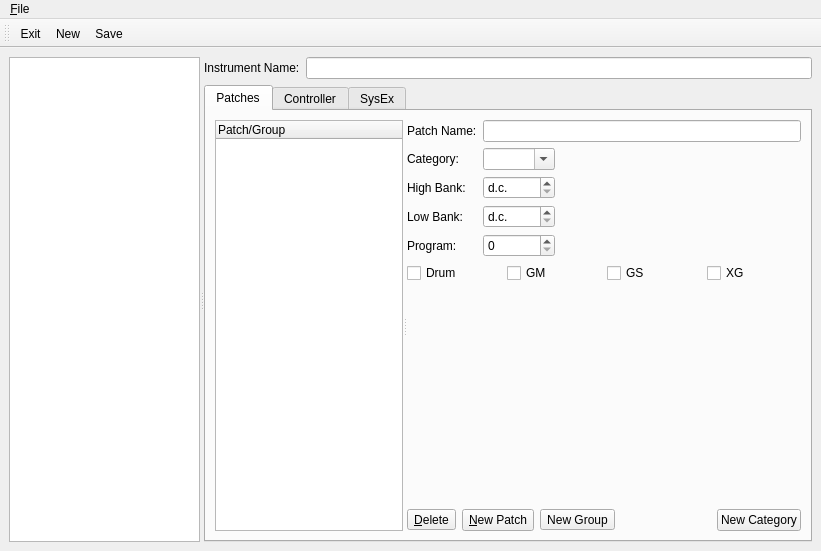
<ui version="4.0" >
 <class>EditInstrumentBase</class>
 <widget class="QMainWindow" name="EditInstrumentBase" >
  <property name="geometry" >
   <rect>
    <x>0</x>
    <y>0</y>
    <width>821</width>
    <height>551</height>
   </rect>
  </property>
  <property name="windowTitle" >
   <string>MusE: Instrument Editor</string>
  </property>
  <widget class="QWidget" name="widget" >
   <layout class="QVBoxLayout" >
    <property name="margin" >
     <number>9</number>
    </property>
    <property name="spacing" >
     <number>6</number>
    </property>
    <item>
     <widget class="QSplitter" name="splitter_3" >
      <property name="orientation" >
       <enum>Qt::Horizontal</enum>
      </property>
      <widget class="QListWidget" name="instrumentList" >
       <property name="sizePolicy" >
        <sizepolicy>
         <hsizetype>5</hsizetype>
         <vsizetype>7</vsizetype>
         <horstretch>0</horstretch>
         <verstretch>0</verstretch>
        </sizepolicy>
       </property>
       <property name="resizeMode" >
        <enum>QListView::Adjust</enum>
       </property>
       <property name="layoutMode" >
        <enum>QListView::Batched</enum>
       </property>
      </widget>
      <widget class="QWidget" name="layoutWidget" >
       <layout class="QVBoxLayout" >
        <property name="margin" >
         <number>0</number>
        </property>
        <property name="spacing" >
         <number>6</number>
        </property>
        <item>
         <layout class="QHBoxLayout" >
          <property name="margin" >
           <number>0</number>
          </property>
          <property name="spacing" >
           <number>6</number>
          </property>
          <item>
           <widget class="QLabel" name="label" >
            <property name="text" >
             <string>Instrument Name:</string>
            </property>
           </widget>
          </item>
          <item>
           <widget class="QLineEdit" name="instrumentName" />
          </item>
         </layout>
        </item>
        <item>
         <widget class="QTabWidget" name="tabWidget3" >
          <property name="currentIndex" >
           <number>0</number>
          </property>
          <widget class="QWidget" name="tab" >
           <attribute name="title" >
            <string>Patches</string>
           </attribute>
           <layout class="QVBoxLayout" >
            <property name="margin" >
             <number>9</number>
            </property>
            <property name="spacing" >
             <number>6</number>
            </property>
            <item>
             <widget class="QSplitter" name="splitter" >
              <property name="orientation" >
               <enum>Qt::Horizontal</enum>
              </property>
              <widget class="QTreeWidget" name="patchView" >
               <property name="sizePolicy" >
                <sizepolicy>
                 <hsizetype>5</hsizetype>
                 <vsizetype>7</vsizetype>
                 <horstretch>0</horstretch>
                 <verstretch>0</verstretch>
                </sizepolicy>
               </property>
               <property name="rootIsDecorated" >
                <bool>true</bool>
               </property>
               <column>
                <property name="text" >
                 <string>Patch/Group</string>
                </property>
               </column>
              </widget>
              <widget class="QWidget" name="layoutWidget" >
               <layout class="QGridLayout" >
                <property name="margin" >
                 <number>0</number>
                </property>
                <property name="spacing" >
                 <number>6</number>
                </property>
                <item row="0" column="1" colspan="2" >
                 <widget class="QLineEdit" name="patchNameEdit" />
                </item>
                <item row="0" column="0" >
                 <widget class="QLabel" name="textLabelPatchName" >
                  <property name="text" >
                   <string>Patch Name:</string>
                  </property>
                 </widget>
                </item>
                <item row="4" column="0" >
                 <widget class="QLabel" name="textLabel4_3" >
                  <property name="text" >
                   <string>Program:</string>
                  </property>
                 </widget>
                </item>
                <item row="7" column="0" colspan="3" >
                 <layout class="QHBoxLayout" >
                  <property name="margin" >
                   <number>0</number>
                  </property>
                  <property name="spacing" >
                   <number>6</number>
                  </property>
                  <item>
                   <widget class="QToolButton" name="deletePatch" >
                    <property name="sizePolicy" >
                     <sizepolicy>
                      <hsizetype>5</hsizetype>
                      <vsizetype>0</vsizetype>
                      <horstretch>0</horstretch>
                      <verstretch>0</verstretch>
                     </sizepolicy>
                    </property>
                    <property name="text" >
                     <string>&amp;Delete</string>
                    </property>
                    <property name="shortcut" >
                     <string>Alt+D</string>
                    </property>
                   </widget>
                  </item>
                  <item>
                   <widget class="QToolButton" name="newPatch" >
                    <property name="sizePolicy" >
                     <sizepolicy>
                      <hsizetype>5</hsizetype>
                      <vsizetype>1</vsizetype>
                      <horstretch>0</horstretch>
                      <verstretch>0</verstretch>
                     </sizepolicy>
                    </property>
                    <property name="text" >
                     <string>&amp;New Patch</string>
                    </property>
                    <property name="shortcut" >
                     <string>Alt+N</string>
                    </property>
                   </widget>
                  </item>
                  <item>
                   <widget class="QToolButton" name="newGroup" >
                    <property name="text" >
                     <string>New Group</string>
                    </property>
                   </widget>
                  </item>
                  <item>
                   <spacer>
                    <property name="orientation" >
                     <enum>Qt::Horizontal</enum>
                    </property>
                    <property name="sizeType" >
                     <enum>QSizePolicy::Expanding</enum>
                    </property>
                    <property name="sizeHint" >
                     <size>
                      <width>240</width>
                      <height>20</height>
                     </size>
                    </property>
                   </spacer>
                  </item>
                  <item>
                   <widget class="QPushButton" name="newCategory" >
                    <property name="text" >
                     <string>New Category</string>
                    </property>
                   </widget>
                  </item>
                 </layout>
                </item>
                <item row="3" column="2" >
                 <spacer>
                  <property name="orientation" >
                   <enum>Qt::Horizontal</enum>
                  </property>
                  <property name="sizeType" >
                   <enum>QSizePolicy::Expanding</enum>
                  </property>
                  <property name="sizeHint" >
                   <size>
                    <width>280</width>
                    <height>20</height>
                   </size>
                  </property>
                 </spacer>
                </item>
                <item row="4" column="2" >
                 <spacer>
                  <property name="orientation" >
                   <enum>Qt::Horizontal</enum>
                  </property>
                  <property name="sizeType" >
                   <enum>QSizePolicy::Expanding</enum>
                  </property>
                  <property name="sizeHint" >
                   <size>
                    <width>280</width>
                    <height>20</height>
                   </size>
                  </property>
                 </spacer>
                </item>
                <item row="2" column="2" >
                 <spacer>
                  <property name="orientation" >
                   <enum>Qt::Horizontal</enum>
                  </property>
                  <property name="sizeType" >
                   <enum>QSizePolicy::Expanding</enum>
                  </property>
                  <property name="sizeHint" >
                   <size>
                    <width>280</width>
                    <height>20</height>
                   </size>
                  </property>
                 </spacer>
                </item>
                <item row="3" column="1" >
                 <widget class="QSpinBox" name="spinBoxLBank" >
                  <property name="specialValueText" >
                   <string>d.c.</string>
                  </property>
                  <property name="maximum" >
                   <number>127</number>
                  </property>
                  <property name="minimum" >
                   <number>-1</number>
                  </property>
                  <property name="value" >
                   <number>-1</number>
                  </property>
                 </widget>
                </item>
                <item row="2" column="0" >
                 <widget class="QLabel" name="textLabel2_2" >
                  <property name="text" >
                   <string>High Bank:</string>
                  </property>
                 </widget>
                </item>
                <item row="3" column="0" >
                 <widget class="QLabel" name="textLabel3_2" >
                  <property name="text" >
                   <string>Low Bank:</string>
                  </property>
                 </widget>
                </item>
                <item row="6" column="2" >
                 <spacer>
                  <property name="orientation" >
                   <enum>Qt::Vertical</enum>
                  </property>
                  <property name="sizeType" >
                   <enum>QSizePolicy::Expanding</enum>
                  </property>
                  <property name="sizeHint" >
                   <size>
                    <width>20</width>
                    <height>90</height>
                   </size>
                  </property>
                 </spacer>
                </item>
                <item row="2" column="1" >
                 <widget class="QSpinBox" name="spinBoxHBank" >
                  <property name="specialValueText" >
                   <string>d.c.</string>
                  </property>
                  <property name="maximum" >
                   <number>127</number>
                  </property>
                  <property name="minimum" >
                   <number>-1</number>
                  </property>
                  <property name="value" >
                   <number>-1</number>
                  </property>
                 </widget>
                </item>
                <item row="4" column="1" >
                 <widget class="QSpinBox" name="spinBoxProgram" />
                </item>
                <item row="5" column="0" colspan="3" >
                 <layout class="QHBoxLayout" >
                  <property name="margin" >
                   <number>0</number>
                  </property>
                  <property name="spacing" >
                   <number>6</number>
                  </property>
                  <item>
                   <widget class="QCheckBox" name="checkBoxDrum" >
                    <property name="text" >
                     <string>Drum</string>
                    </property>
                   </widget>
                  </item>
                  <item>
                   <widget class="QCheckBox" name="checkBoxGM" >
                    <property name="text" >
                     <string>GM</string>
                    </property>
                   </widget>
                  </item>
                  <item>
                   <widget class="QCheckBox" name="checkBoxGS" >
                    <property name="text" >
                     <string>GS</string>
                    </property>
                   </widget>
                  </item>
                  <item>
                   <widget class="QCheckBox" name="checkBoxXG" >
                    <property name="text" >
                     <string>XG</string>
                    </property>
                   </widget>
                  </item>
                 </layout>
                </item>
                <item row="1" column="1" >
                 <widget class="QComboBox" name="category" >
                  <property name="editable" >
                   <bool>true</bool>
                  </property>
                 </widget>
                </item>
                <item row="1" column="0" >
                 <widget class="QLabel" name="label_6" >
                  <property name="text" >
                   <string>Category:</string>
                  </property>
                 </widget>
                </item>
               </layout>
              </widget>
             </widget>
            </item>
           </layout>
          </widget>
          <widget class="QWidget" name="tab" >
           <attribute name="title" >
            <string>Controller</string>
           </attribute>
           <layout class="QVBoxLayout" >
            <property name="margin" >
             <number>9</number>
            </property>
            <property name="spacing" >
             <number>6</number>
            </property>
            <item>
             <widget class="QSplitter" name="splitter_2" >
              <property name="orientation" >
               <enum>Qt::Horizontal</enum>
              </property>
              <widget class="QWidget" name="layoutWidget" >
               <layout class="QVBoxLayout" >
                <property name="margin" >
                 <number>0</number>
                </property>
                <property name="spacing" >
                 <number>6</number>
                </property>
                <item>
                 <widget class="QLabel" name="textLabel1" >
                  <property name="sizePolicy" >
                   <sizepolicy>
                    <hsizetype>5</hsizetype>
                    <vsizetype>0</vsizetype>
                    <horstretch>0</horstretch>
                    <verstretch>0</verstretch>
                   </sizepolicy>
                  </property>
                  <property name="text" >
                   <string>Controller List:</string>
                  </property>
                 </widget>
                </item>
                <item>
                 <widget class="QListWidget" name="listController" >
                  <property name="whatsThis" >
                   <string>This is a list of commonly used midi controllers.
Note that in MusE pitch and program changes are
handled like normal controllers.</string>
                  </property>
                 </widget>
                </item>
               </layout>
              </widget>
              <widget class="QWidget" name="layoutWidget" >
               <layout class="QVBoxLayout" >
                <property name="margin" >
                 <number>0</number>
                </property>
                <property name="spacing" >
                 <number>6</number>
                </property>
                <item>
                 <widget class="QGroupBox" name="GroupBox1" >
                  <property name="sizePolicy" >
                   <sizepolicy>
                    <hsizetype>1</hsizetype>
                    <vsizetype>5</vsizetype>
                    <horstretch>0</horstretch>
                    <verstretch>0</verstretch>
                   </sizepolicy>
                  </property>
                  <property name="title" >
                   <string>Properties</string>
                  </property>
                  <layout class="QGridLayout" >
                   <property name="margin" >
                    <number>9</number>
                   </property>
                   <property name="spacing" >
                    <number>6</number>
                   </property>
                   <item row="0" column="0" >
                    <widget class="QLabel" name="TextLabel1_3" >
                     <property name="text" >
                      <string>Name</string>
                     </property>
                    </widget>
                   </item>
                   <item row="0" column="2" >
                    <widget class="QLineEdit" name="ctrlName" />
                   </item>
                   <item row="1" column="0" colspan="2" >
                    <widget class="QLabel" name="label_2" >
                     <property name="text" >
                      <string>Comment</string>
                     </property>
                    </widget>
                   </item>
                   <item row="1" column="2" >
                    <widget class="QTextEdit" name="ctrlComment" />
                   </item>
                   <item row="2" column="0" >
                    <widget class="QLabel" name="TextLabel2_4" >
                     <property name="text" >
                      <string>Type</string>
                     </property>
                    </widget>
                   </item>
                   <item row="2" column="1" colspan="2" >
                    <layout class="QHBoxLayout" >
                     <property name="margin" >
                      <number>2</number>
                     </property>
                     <property name="spacing" >
                      <number>6</number>
                     </property>
                     <item>
                      <widget class="QComboBox" name="ctrlType" >
                       <item>
                        <property name="text" >
                         <string>Controller-7Bit</string>
                        </property>
                       </item>
                       <item>
                        <property name="text" >
                         <string>Controller-14Bit</string>
                        </property>
                       </item>
                       <item>
                        <property name="text" >
                         <string>RPN-7Bit</string>
                        </property>
                       </item>
                       <item>
                        <property name="text" >
                         <string>NRPN-7Bit</string>
                        </property>
                       </item>
                       <item>
                        <property name="text" >
                         <string>RPN-14Bit</string>
                        </property>
                       </item>
                       <item>
                        <property name="text" >
                         <string>NRPN-14Bit</string>
                        </property>
                       </item>
                       <item>
                        <property name="text" >
                         <string>Pitch</string>
                        </property>
                       </item>
                       <item>
                        <property name="text" >
                         <string>Program</string>
                        </property>
                       </item>
                      </widget>
                     </item>
                     <item>
                      <widget class="QLabel" name="TextLabel3_2" >
                       <property name="text" >
                        <string>H-Ctrl</string>
                       </property>
                       <property name="indent" >
                        <number>10</number>
                       </property>
                      </widget>
                     </item>
                     <item>
                      <widget class="QSpinBox" name="spinBoxHCtrlNo" >
                       <property name="toolTip" >
                        <string>Midi Controller Number High Byte</string>
                       </property>
                       <property name="maximum" >
                        <number>127</number>
                       </property>
                       <property name="minimum" >
                        <number>0</number>
                       </property>
                       <property name="value" >
                        <number>1</number>
                       </property>
                      </widget>
                     </item>
                     <item>
                      <widget class="QLabel" name="TextLabel2_3_2" >
                       <property name="text" >
                        <string>L-Ctrl</string>
                       </property>
                       <property name="indent" >
                        <number>10</number>
                       </property>
                      </widget>
                     </item>
                     <item>
                      <widget class="QSpinBox" name="spinBoxLCtrlNo" >
                       <property name="toolTip" >
                        <string>Midi Controller Number Low Byte</string>
                       </property>
                       <property name="maximum" >
                        <number>127</number>
                       </property>
                       <property name="minimum" >
                        <number>0</number>
                       </property>
                       <property name="value" >
                        <number>1</number>
                       </property>
                      </widget>
                     </item>
                    </layout>
                   </item>
                   <item row="3" column="0" >
                    <widget class="QLabel" name="textLabel4_2" >
                     <property name="text" >
                      <string>Range</string>
                     </property>
                    </widget>
                   </item>
                   <item row="3" column="1" colspan="2" >
                    <layout class="QHBoxLayout" >
                     <property name="margin" >
                      <number>0</number>
                     </property>
                     <property name="spacing" >
                      <number>6</number>
                     </property>
                     <item>
                      <widget class="QLabel" name="TextLabel1_2_2" >
                       <property name="text" >
                        <string>Min</string>
                       </property>
                       <property name="indent" >
                        <number>10</number>
                       </property>
                      </widget>
                     </item>
                     <item>
                      <widget class="QSpinBox" name="spinBoxMin" >
                       <property name="maximum" >
                        <number>16384</number>
                       </property>
                       <property name="minimum" >
                        <number>-16385</number>
                       </property>
                      </widget>
                     </item>
                     <item>
                      <widget class="QLabel" name="TextLabel2_2_2" >
                       <property name="text" >
                        <string>Max</string>
                       </property>
                       <property name="indent" >
                        <number>10</number>
                       </property>
                      </widget>
                     </item>
                     <item>
                      <widget class="QSpinBox" name="spinBoxMax" >
                       <property name="maximum" >
                        <number>8388607</number>
                       </property>
                       <property name="minimum" >
                        <number>-16385</number>
                       </property>
                       <property name="value" >
                        <number>127</number>
                       </property>
                      </widget>
                     </item>
                     <item>
                      <widget class="QLabel" name="textLabel1_3" >
                       <property name="text" >
                        <string>Default</string>
                       </property>
                      </widget>
                     </item>
                     <item>
                      <widget class="QSpinBox" name="spinBoxDefault" >
                       <property name="specialValueText" >
                        <string>??</string>
                       </property>
                       <property name="minimum" >
                        <number>-1</number>
                       </property>
                      </widget>
                     </item>
                    </layout>
                   </item>
                   <item row="4" column="0" colspan="3" >
                    <widget class="QCheckBox" name="moveWithPart" >
                     <property name="text" >
                      <string>Move Controller Values with Part</string>
                     </property>
                    </widget>
                   </item>
                  </layout>
                 </widget>
                </item>
                <item>
                 <layout class="QHBoxLayout" >
                  <property name="margin" >
                   <number>0</number>
                  </property>
                  <property name="spacing" >
                   <number>6</number>
                  </property>
                  <item>
                   <widget class="QPushButton" name="deleteController" >
                    <property name="text" >
                     <string>Delete</string>
                    </property>
                   </widget>
                  </item>
                  <item>
                   <widget class="QPushButton" name="newController" >
                    <property name="text" >
                     <string>New Controller</string>
                    </property>
                   </widget>
                  </item>
                  <item>
                   <spacer>
                    <property name="orientation" >
                     <enum>Qt::Horizontal</enum>
                    </property>
                    <property name="sizeHint" >
                     <size>
                      <width>40</width>
                      <height>20</height>
                     </size>
                    </property>
                   </spacer>
                  </item>
                 </layout>
                </item>
               </layout>
              </widget>
             </widget>
            </item>
           </layout>
          </widget>
          <widget class="QWidget" name="TabPage" >
           <attribute name="title" >
            <string>SysEx</string>
           </attribute>
           <layout class="QVBoxLayout" >
            <property name="margin" >
             <number>9</number>
            </property>
            <property name="spacing" >
             <number>6</number>
            </property>
            <item>
             <widget class="QSplitter" name="splitter_4" >
              <property name="orientation" >
               <enum>Qt::Horizontal</enum>
              </property>
              <widget class="QWidget" name="layoutWidget" >
               <layout class="QVBoxLayout" >
                <property name="margin" >
                 <number>0</number>
                </property>
                <property name="spacing" >
                 <number>6</number>
                </property>
                <item>
                 <widget class="QLabel" name="label_3" >
                  <property name="text" >
                   <string>SYSEX-List:</string>
                  </property>
                 </widget>
                </item>
                <item>
                 <widget class="QListWidget" name="sysexList" >
                  <property name="sizePolicy" >
                   <sizepolicy>
                    <hsizetype>7</hsizetype>
                    <vsizetype>7</vsizetype>
                    <horstretch>0</horstretch>
                    <verstretch>0</verstretch>
                   </sizepolicy>
                  </property>
                  <property name="resizeMode" >
                   <enum>QListView::Adjust</enum>
                  </property>
                  <property name="uniformItemSizes" >
                   <bool>true</bool>
                  </property>
                 </widget>
                </item>
               </layout>
              </widget>
              <widget class="QWidget" name="layoutWidget" >
               <layout class="QVBoxLayout" >
                <property name="margin" >
                 <number>0</number>
                </property>
                <property name="spacing" >
                 <number>6</number>
                </property>
                <item>
                 <widget class="QGroupBox" name="groupBox" >
                  <property name="title" >
                   <string>Properties</string>
                  </property>
                  <layout class="QGridLayout" >
                   <property name="margin" >
                    <number>9</number>
                   </property>
                   <property name="spacing" >
                    <number>6</number>
                   </property>
                   <item row="0" column="0" >
                    <widget class="QLabel" name="label_4" >
                     <property name="text" >
                      <string>Name:</string>
                     </property>
                    </widget>
                   </item>
                   <item row="0" column="1" >
                    <widget class="QLineEdit" name="sysexName" />
                   </item>
                   <item row="1" column="0" >
                    <widget class="QLabel" name="label_5" >
                     <property name="text" >
                      <string>Comment:</string>
                     </property>
                    </widget>
                   </item>
                   <item row="1" column="1" >
                    <widget class="QTextEdit" name="sysexComment" />
                   </item>
                   <item row="2" column="0" >
                    <widget class="QLabel" name="textLabel1_2" >
                     <property name="text" >
                      <string>Data:</string>
                     </property>
                    </widget>
                   </item>
                   <item row="2" column="1" >
                    <widget class="QTextEdit" name="sysexData" />
                   </item>
                  </layout>
                 </widget>
                </item>
                <item>
                 <layout class="QHBoxLayout" >
                  <property name="margin" >
                   <number>0</number>
                  </property>
                  <property name="spacing" >
                   <number>6</number>
                  </property>
                  <item>
                   <widget class="QPushButton" name="deleteSysex" >
                    <property name="text" >
                     <string>Delete</string>
                    </property>
                   </widget>
                  </item>
                  <item>
                   <widget class="QPushButton" name="newSysex" >
                    <property name="text" >
                     <string>New Sysex</string>
                    </property>
                   </widget>
                  </item>
                  <item>
                   <spacer>
                    <property name="orientation" >
                     <enum>Qt::Horizontal</enum>
                    </property>
                    <property name="sizeHint" >
                     <size>
                      <width>40</width>
                      <height>20</height>
                     </size>
                    </property>
                   </spacer>
                  </item>
                 </layout>
                </item>
               </layout>
              </widget>
             </widget>
            </item>
           </layout>
          </widget>
         </widget>
        </item>
       </layout>
      </widget>
     </widget>
    </item>
   </layout>
  </widget>
  <widget class="QMenuBar" name="MenuBar" >
   <property name="geometry" >
    <rect>
     <x>0</x>
     <y>0</y>
     <width>821</width>
     <height>32</height>
    </rect>
   </property>
   <property name="defaultUp" >
    <bool>false</bool>
   </property>
   <widget class="QMenu" name="fileMenu" >
    <property name="geometry" >
     <rect>
      <x>434</x>
      <y>167</y>
      <width>146</width>
      <height>168</height>
     </rect>
    </property>
    <property name="title" >
     <string>&amp;File</string>
    </property>
    <addaction name="fileNewAction" />
    <addaction name="fileSaveAction" />
    <addaction name="fileSaveAsAction" />
    <addaction name="separator" />
    <addaction name="fileExitAction" />
   </widget>
   <addaction name="fileMenu" />
  </widget>
  <widget class="QToolBar" name="toolBar" >
   <property name="orientation" >
    <enum>Qt::Horizontal</enum>
   </property>
   <attribute name="toolBarArea" >
    <number>4</number>
   </attribute>
   <addaction name="fileExitAction" />
   <addaction name="fileNewAction" />
   <addaction name="fileSaveAction" />
  </widget>
  <action name="fileNewAction" >
   <property name="icon" >
    <iconset resource="../muse.qrc" >:/xpm/filenew.png</iconset>
   </property>
   <property name="text" >
    <string>&amp;New</string>
   </property>
   <property name="iconText" >
    <string>New</string>
   </property>
   <property name="shortcut" >
    <string>Ctrl+N</string>
   </property>
  </action>
  <action name="fileOpenAction" >
   <property name="icon" >
    <iconset resource="../muse.qrc" >:/xpm/fileopen.png</iconset>
   </property>
   <property name="text" >
    <string>&amp;Open...</string>
   </property>
   <property name="iconText" >
    <string>Open</string>
   </property>
   <property name="shortcut" >
    <string>Ctrl+O</string>
   </property>
  </action>
  <action name="fileSaveAction" >
   <property name="icon" >
    <iconset resource="../muse.qrc" >:/xpm/filesave.png</iconset>
   </property>
   <property name="text" >
    <string>&amp;Save</string>
   </property>
   <property name="iconText" >
    <string>Save</string>
   </property>
   <property name="shortcut" >
    <string>Ctrl+S</string>
   </property>
  </action>
  <action name="fileSaveAsAction" >
   <property name="icon" >
    <iconset resource="../muse.qrc" >:/xpm/fileopen.png</iconset>
   </property>
   <property name="text" >
    <string>Save &amp;As...</string>
   </property>
   <property name="iconText" >
    <string>Save As</string>
   </property>
   <property name="shortcut" >
    <string/>
   </property>
  </action>
  <action name="fileExitAction" >
   <property name="icon" >
    <iconset resource="../muse.qrc" >:/xpm/off.svg</iconset>
   </property>
   <property name="text" >
    <string>E&amp;xit</string>
   </property>
   <property name="iconText" >
    <string>Exit</string>
   </property>
   <property name="shortcut" >
    <string/>
   </property>
  </action>
 </widget>
 <layoutdefault spacing="6" margin="11" />
 <resources>
  <include location="../muse.qrc" />
 </resources>
 <connections/>
</ui>
